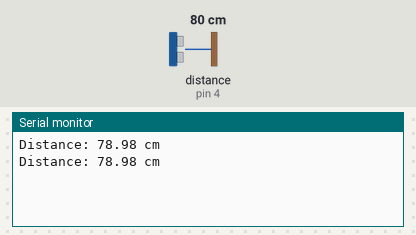
This sketch was run on a simulated Arduino Uno, built with avr-gcc and run on an emulated ATmega328P. On the bench: the last lines printed to the serial monitor. Wiring (inferred from the names in the program): ultrasonic range finder: trigger pin 5; echo pin 4. The test bench sets the inputs (shaded band); at power-on: distance to the obstacle (sensor on pin 4) 80 cm. The echo pulse lasts 58.3 µs per cm; no radio packets arrive unless stated.

Above: at 1.8 s.
1.9 s: distance to the obstacle (sensor on pin 4) set to 2 cm
At 2.6 s:
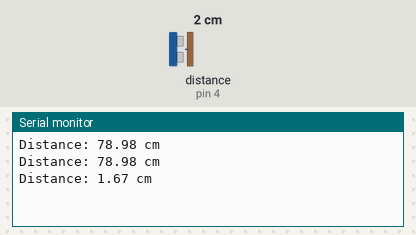
3.4 s: distance to the obstacle (sensor on pin 4) set to 4 cm
At 5.1 s:
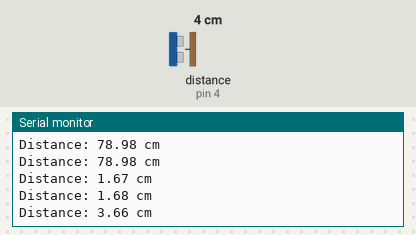
Timing chart, 0 to 6.6 s (numbered marks = the images above; inputs shaded):
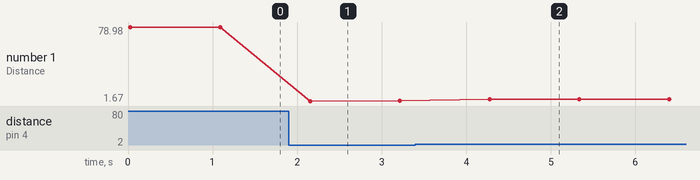

The sketch:

wazidev_sender.ino
```cpp
#include <SPI.h>
#include <LoRa.h>

#define ECHO_PIN 4
#define TRIG_PIN 5
#define SS_PIN 10 // You can choose any available digital pin for SS

void setup() {
  Serial.begin(38400);
  while (!Serial);

  pinMode(TRIG_PIN, OUTPUT);
  digitalWrite(TRIG_PIN, LOW);
  pinMode(ECHO_PIN, INPUT);

  // LoRa initialization
  SPI.begin();
  LoRa.setPins(SS_PIN, 19, 27); // SS, RST, DI0
  if (!LoRa.begin(868E6)) { // Change frequency to 868 MHz
    Serial.println("Starting LoRa failed!");
    while (1);
  }
}

float distance_centimeter() {
  digitalWrite(TRIG_PIN, HIGH);
  delayMicroseconds(10);
  digitalWrite(TRIG_PIN, LOW);

  unsigned long duration = pulseIn(ECHO_PIN, HIGH);
  float distance = duration * 0.034 / 2;
  return distance;
}

void loop() {
  float dist = distance_centimeter();
  Serial.print("Distance: ");
  Serial.print(dist);
  Serial.println(" cm");

  LoRa.beginPacket();
  LoRa.print(dist);
  LoRa.endPacket();

  delay(1000);
}
```

Measured:
- after the input at 1.9 s, the serial monitor: prints a new line after 0.25 s (image 1)
- after the input at 3.4 s, the serial monitor: prints a new line after 0.88 s (image 2)
- plotted number 1: 78.98 → 1.68 after the input at 1.9 s, 1.68 → 3.66 after the input at 3.4 s
